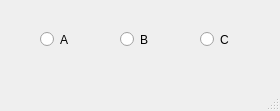
<?xml version="1.0" encoding="UTF-8"?>
<ui version="4.0">
 <class>rb</class>
 <widget class="QMainWindow" name="rb">
  <property name="geometry">
   <rect>
    <x>0</x>
    <y>0</y>
    <width>280</width>
    <height>111</height>
   </rect>
  </property>
  <property name="windowTitle">
   <string>MainWindow</string>
  </property>
  <widget class="QWidget" name="centralwidget">
   <widget class="QRadioButton" name="radioButton_3">
    <property name="geometry">
     <rect>
      <x>200</x>
      <y>30</y>
      <width>108</width>
      <height>19</height>
     </rect>
    </property>
    <property name="text">
     <string>C</string>
    </property>
    <property name="autoExclusive">
     <bool>false</bool>
    </property>
   </widget>
   <widget class="QRadioButton" name="radioButton_2">
    <property name="geometry">
     <rect>
      <x>120</x>
      <y>30</y>
      <width>108</width>
      <height>19</height>
     </rect>
    </property>
    <property name="text">
     <string>B</string>
    </property>
    <property name="autoExclusive">
     <bool>true</bool>
    </property>
   </widget>
   <widget class="QRadioButton" name="radioButton_1">
    <property name="geometry">
     <rect>
      <x>40</x>
      <y>30</y>
      <width>108</width>
      <height>19</height>
     </rect>
    </property>
    <property name="text">
     <string>A</string>
    </property>
    <property name="autoExclusive">
     <bool>false</bool>
    </property>
   </widget>
  </widget>
  <widget class="QMenuBar" name="menubar">
   <property name="geometry">
    <rect>
     <x>0</x>
     <y>0</y>
     <width>280</width>
     <height>26</height>
    </rect>
   </property>
  </widget>
  <widget class="QStatusBar" name="statusbar"/>
 </widget>
 <resources/>
 <connections/>
</ui>
